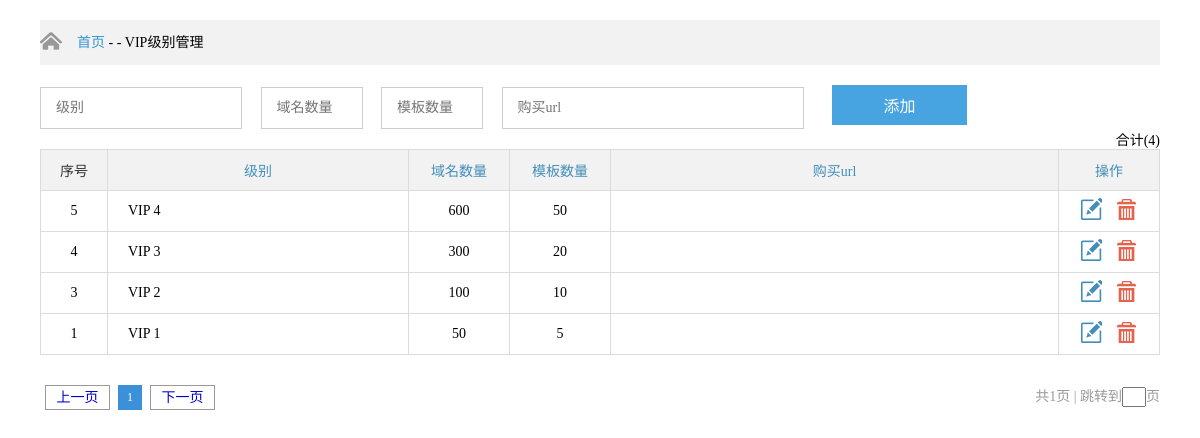
The app's page /admin/vip.php (signed in) with its own data.
### tables this page shows
CREATE TABLE `vip` (
  `id` int(10) unsigned NOT NULL AUTO_INCREMENT,
  `title` varchar(255) NOT NULL DEFAULT '1',
  `domain` int(11) NOT NULL,
  `templates` int(11) NOT NULL,
  `url` varchar(255) NOT NULL,
  PRIMARY KEY (`id`)
);

### admin/vip.php (the view, shortened to what this page needs)
<?php
$action=isset($_GET['action'])?$_GET['action']:"";
$page=isset($_GET['page'])?$_GET['page']:1;
$data=array();
?>
<!DOCTYPE html PUBLIC "-//W3C//DTD XHTML 1.0 Transitional//EN" "http://www.w3.org/TR/xhtml1/DTD/xhtml1-transitional.dtd">
<html xmlns="http://www.w3.org/1999/xhtml">
<head>
	<link rel="stylesheet" type="text/css" href="css/css.css" />
	<link rel="stylesheet" type="text/css" href="css/pageGroup.css" />
</head>
<body>
<div id="pageAll">
	<div class="pageTop">
		<div class="page">
			<img src="img/coin02.png" style="float:left;margin-top:10px;" /><span><a href="main.php">首页</a>&nbsp;-&nbsp;-</span>&nbsp;VIP级别管理
		</div>
	</div>
	<div class="page">
		<div class="connoisseur">
			<div class="conform clear">
				<div class="cfD">
					<form action="?action=add" method="post">
						<input class="userinput vpr" style="width:200px;" type="text" name="title" placeholder="级别"/>
						<input class="userinput vpr" style="width:100px;" type="text" name="domain" placeholder="域名数量"/>
						<input class="userinput vpr" style="width:100px;" type="text" name="templates" placeholder="模板数量"/>
						<input class="userinput vpr" type="text" name="url" placeholder="购买url"/>
						<button class="userbtn">添加</button>
					</form>
				</div>
			</div>
			<div class="conShow">
				<span style="float:right">合计(<?=data_num('vip')?>)</span>
				<table border="1" cellspacing="0" cellpadding="0" width="100%">
					<tr>
						<td width="66px" class="tdColor tdC">序号</td>
						<td width="300px" class="tdColor">级别</td>
						<td width="100px" class="tdColor">域名数量</td>
						<td width="100px" class="tdColor">模板数量</td>
						<td class="tdColor">购买url</td>
						<td width="100px" class="tdColor">操作</td>
					</tr>
					<?php
					if(info_list('vip',$page)){
						foreach(info_list('vip',$page) as $row){
							if (isset($id)&&$id == $row['id']&&$action=="edit") {
								?>
								<tr bgcolor="#999">
									<form action='?action=save&page=<?= $page ?>&id=<?= $id ?>' method='post'>
										<td height="40px"><?= $row['id'] ?></td>
										<td style="text-align:left;padding-left:20px;"><input type="text" name="title" value="<?= $row['title'] ?>"/></td>
										<td><input type="text" name="domain" value="<?= $row['domain'] ?>"/></td>
										<td><input type="text" name="templates" value="<?= $row['templates'] ?>"/></td>
										<td><input type="text" name="url" value="<?= $row['url'] ?>"/></td>
										<td>
											<button><img src="img/ok.png"></button><a href="?page=<?= $page ?>"><img src="img/no.png"></a></td>
									</form>
								</tr>
								<?php
							}else {
								?>
								<tr>
									<td height="40px"><?= $row['id'] ?></td>
									<td style="text-align:left;padding-left:20px;"><?= $row['title'] ?></td>
									<td><?= $row['domain'] ?></td>
									<td><?= $row['templates'] ?></td>
									<td><?= $row['url'] ?></td>
									<td>
										<a href="?action=edit&page=<?=$page?>&id=<?= $row['id'] ?>"><img class="operation" src="img/update.png"></a> <a href="?action=del&page=<?=$page?>&id=<?=$row['id']?>"><img class="operation delban" src="img/delete.png"></a></td>
								</tr>
								<?php
							}
						}
					}
					?>
				</table>
				<div class="paging">
					<div id="pageGro" class="cb clear">
						<?=list_page('vip',$page)?>
					</div>
				</div>
			</div>
		</div>
	</div>
</div>
</body>
</html>

### admin/css/css.css (style rules this page uses)
* { padding: 0; margin: 0; font-family: "Microsoft YaHei"; font-size: 14px; }
a { text-decoration: none; color:#0000cc; }
#pageAll { padding:0 40px; }
#pageAll .page { margin-top:20px; }
#pageAll .page>img { float:left; margin-top:10px; }
.pageTop { width: 100%; height: 45px; line-height: 45px; background-color: #f2f2f2; }
.pageTop span { margin-left: 15px; }
.pageTop a { color: #3695cc; }
table { border-collapse: collapse; }
td { text-align: center; border: 1px solid #dcdbdb; }
.tdColor { height: 40px; background-color: #f2f2f2; color: #438eb9; }
.tdC { color: #333; }
.paging { width: 100%; margin-bottom: 50px; text-align: right; }
.operation { margin-left: 5px; margin-right: 5px; cursor: pointer; }
.cfD { float:left; }
.cfD .vpr { margin-right: 15px; }
.cfD .userinput { width: 300px; height: 40px; border: 1px solid #ccc; text-indent: 15px; color: #999; }
.cfD .userbtn { margin-left: 10px; width: 135px; height: 40px; border: none; font-size: 16px; color: #fff; background-color: #47a4e1; }
.clear:after { content: "."; display: block; height: 0; clear: both; visibility: hidden }

### admin/css/pageGroup.css (style rules this page uses)
#pageGro { margin:0px auto; padding-top:30px; }
.clear:after { content: "."; display: block; height: 0; clear: both; visibility: hidden }

### records on screen
vip: id "5", title "VIP 4", domain "600", templates "50"
vip: id "4", title "VIP 3", domain "300", templates "20"
vip: id "3", title "VIP 2", domain "100", templates "10"
vip: id "1", title "VIP 1", domain "50", templates "5"

### other values on screen
data_num('vip') "4"
$page "1"
$pagenum "1"
